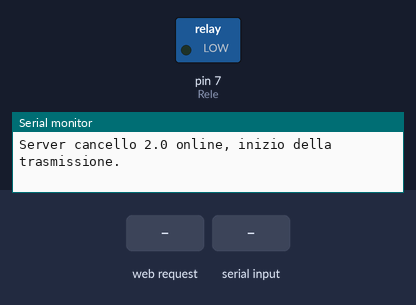
Simulated run of this sketch. Board: Arduino Uno, built for the host (arithmetic inside an expression is 32-bit, double 64-bit). Parts: switched loads named in the sketch (green lamp = pin HIGH), the last lines printed to the serial monitor. The inputs (shaded band) are chosen by the test bench.

Above: at 1.2 s.
1.3 s: HTTP request GET /on received
At 2.3 s:
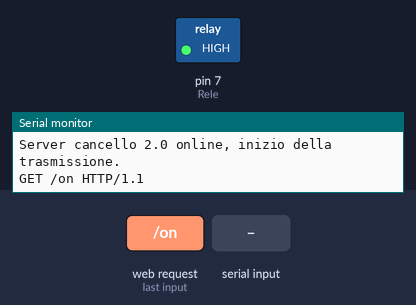
2.8 s: "on\n" received over Serial
4.3 s: HTTP request GET /off received
5.8 s: "off\n" received over Serial
7.3 s: "?cancelloon\n" received over Serial
Timing chart, 0 to 9.8 s (numbered marks = the images above; inputs shaded):
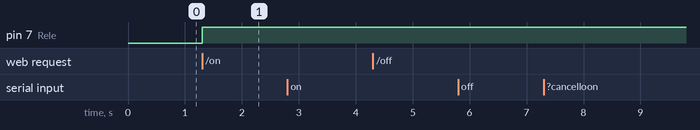

The sketch:

ArduelloconeternetEDIT1.ino
```cpp
#include <SPI.h>
#include <Ethernet.h>

boolean statop1 = false;

byte mac[] = { 0xDE, 0xAD, 0xBE, 0xEF, 0xFE, 0xED }; //physical mac address
byte ip[] = { 192, 168, 1, 177 }; // ip
byte gateway[] = { 192, 168, 1, 1 }; // router access
byte subnet[] = { 255, 255, 255, 0 }; //subnet mask
EthernetServer server(80); //port server
int Rele = 7;
String readString;

void setup() {
  pinMode(7, OUTPUT); //gate rele
  //start Ethernet
  Ethernet.begin(mac, ip, gateway, subnet);
  server.begin();
  Serial.begin(9600);
  Serial.println("Server cancello 2.0 online, inizio della trasmissione.");
  pinMode(Rele, OUTPUT); //pin rele output
}

void loop() {
  while (Serial.available()) {
    delay(3);
    char c = Serial.read();
    readString += c;
  }
  if (readString.length() >0) {
    Serial.println(readString); //RXbluetooth reading
    if (readString == "on")
    {
      digitalWrite(Rele, HIGH);
    }
    if (readString == "off")
    {
      digitalWrite(Rele, LOW);
    }
    readString=""; //clear for next reading
    }
   // ethernet cli connection creation
  EthernetClient client = server.available();
  if (client) {
    while (client.connected()) {
      if (client.available()) {
        char c = client.read();
        //read char by char HTTP request
        if (readString.length() < 100) {
          //store characters to string
          readString += c;
          //Serial.print(c);
        }

        //if HTTP request has ended
        if (c == '\n') {

          ///////////////
          Serial.println(readString); //print to serial monitor for debuging

          client.println("HTTP/1.1 200 OK"); //send new page
          client.println("Content-Type: text/html");
          client.println();

          client.println("<!DOCTYPE html><html><head><meta name='apple-mobile-web-app-capable' content='yes'><meta name='apple-mobile-web-app-status-bar-style' content='black-translucent'><link rel='stylesheet' type='text/css' href='http://homeautocss.net84.net/a.css'><TITLE>CANCELLO</TITLE></HEAD><BODY><H1>CONTROLLER CANCELLO</H1><hr><br><ul><li><p align=\"left\">CANCELLO:&nbsp;&nbsp;&nbsp;&nbsp; <a href=\"/?cancelloon\">AVVIO</a>&nbsp;&nbsp;&nbsp;&nbsp;&nbsp;&nbsp;&nbsp;&nbsp; <a href=\"/?cancellooff\">STOP</a></li></p></ul></BODY></HTML>");

          delay(1);
          //stopping client
          client.stop();

          ///////////////////// arduino pin controls
          if(readString.indexOf("?cancelloon") >0)
          {
            statop1 = true;
          }
          if(readString.indexOf("?cancellooff") >0)
          {
            statop1 = false;
          }
          if(statop1 == true)
          {
            digitalWrite(7, LOW);
          }
          if(statop1 == false)
          {
            digitalWrite(7, HIGH);
          }
          //clear for next reading
          readString="";

        }
      }
    }
  }
}
```

Measured:
- after the input at 1.3 s, pin 7 (Rele): LOW → HIGH at once
